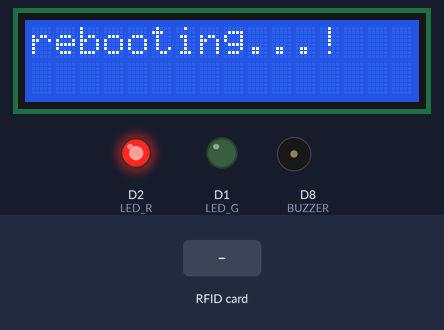
A sketch run on a simulated ESP8266 (NodeMCU). Shown: 16×2 character LCD, output pins drawn as LEDs (lit = HIGH), buzzer (waves = sounding). Inputs (shaded band) come from the test bench. What the sketch prints to the serial monitor is not drawn.

Above: at 1.3 s.
1.4 s: RFID card 5E 7A 19 C4 held to the reader
At 2.3 s:
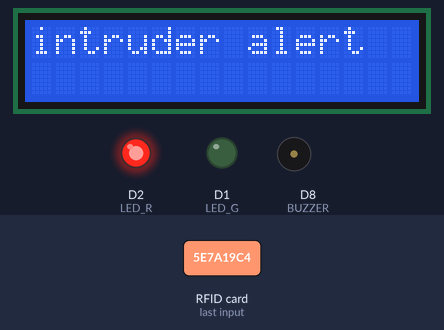
At 11.1 s:
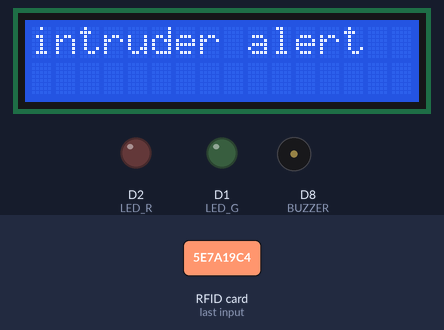
Timing chart, 0 to 12.0 s (numbered marks = the images above; inputs shaded):
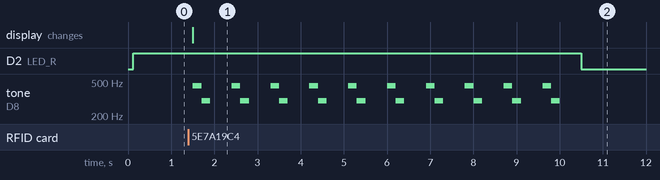

Measured:
- after the input at 1.4 s, D2 (LED_R): HIGH → LOW after 9.1 s; tone on D8 (BUZZER): silent → 450 Hz after 0.10 s, then repeats every 0.90 s: 300 Hz 0.20 s, silent 0.50 s, 450 Hz 0.20 s, until it stays silent from 10.0 s; the display: changes after 0.10 s (image 1)

The sketch:

code_for_rfid.ino
```cpp
//RFID home  By: subhang mokkarala
//RFID access v1 with lcd
//pinout RFID (MFRC-522)

//• 3.3v = 3.3v

//• RST = D3 / PIN20

//• GND = GND

//• IRQ = Not Used

//• MISO = D6 / PIN40

//• MOSI = D7 / PIN44

//• SCK = D5 / PIN36

//y• SDA = D4 / PIN24

//pinout lcd

//GND = (GND)

//VCC = Vin=. (5v to LCD)

//SDA = D4 of the NodeMCU.

//SCL = D3
#include <SPI.h>
#include <MFRC522.h>
#include <LiquidCrystal_I2C.h>

LiquidCrystal_I2C lcd(0x27,16,2);  // set the LCD address check in google please

#define SS_PIN D4
#define RST_PIN D3
#define LED_G D1 //define green LED pin
#define LED_R D2 //define red LED
#define RELAY D2 //relay pin
#define BUZZER D8 //buzzer pin
#define ACCESS_DELAY 2000
#define DENIED_DELAY 1000
MFRC522 mfrc522(SS_PIN, RST_PIN);   // Create MFRC522 instance.

void setup()
{lcd.init();
  lcd.clear();
  lcd.backlight();      // Make sure backlight is on
  Serial.begin(115200);   // Initiate a serial communication
  SPI.begin();          // Initiate  SPI bus
  mfrc522.PCD_Init();   // Initiate MFRC522
  pinMode(LED_G, OUTPUT);
  pinMode(LED_R, OUTPUT);
  pinMode(RELAY, OUTPUT);
  pinMode(BUZZER, OUTPUT);
  noTone(BUZZER);
  digitalWrite(RELAY, HIGH);
   lcd.begin(16, 2);
  // Print a message to the LCD.
  lcd.print("rebooting...!");
  Serial.println("Put your card to the reader...");
  Serial.println();

}
void loop()
{
  // Look for new cards
  if ( ! mfrc522.PICC_IsNewCardPresent())
  {
    return;
  }
  // Select one of the cards
  if ( ! mfrc522.PICC_ReadCardSerial())
  {
    return;
  }
  //Show UID on serial monitor
  Serial.print("UID tag :");
  String content= "";
  byte letter;
  for (byte i = 0; i < mfrc522.uid.size; i++)
  {
     Serial.print(mfrc522.uid.uidByte[i] < 0x10 ? " 0" : " ");
     Serial.print(mfrc522.uid.uidByte[i], HEX);
     content.concat(String(mfrc522.uid.uidByte[i] < 0x10 ? " 0" : " "));
     content.concat(String(mfrc522.uid.uidByte[i], HEX));
  }
  Serial.println();
  Serial.print("Message : ");
  content.toUpperCase();
  if (content.substring(1) == "A8 D8 55 27") //change here the UID of the card/cards that you want to give access
  {
    Serial.println("Authorized access");
    Serial.println();
    delay(500);
     // set up the LCD's number of columns and rows:
  lcd.begin(16, 2);
  lcd.clear();
  // Print a message to the LCD.
  lcd.print("welcome home!");
    digitalWrite(RELAY, LOW);
    digitalWrite(LED_G, HIGH);
    delay(ACCESS_DELAY);
    digitalWrite(RELAY, HIGH);
    digitalWrite(LED_G, LOW);
  }

 else   {
        // set up the LCD's number of columns and rows:
  lcd.begin(16, 2);
  lcd.clear();
  // Print a message to the LCD.
  lcd.print("intruder alert");
    Serial.println(" Access denied");
    digitalWrite(LED_R, HIGH);
    for(int i=0;i<10;i++)
    {
    tone(BUZZER, 450);
     delay(200);
    //delay(DENIED_DELAY);
    tone(BUZZER,300);
     delay(200);
   noTone(BUZZER);
    delay(500);
    }
    digitalWrite(LED_R, LOW);
    noTone(BUZZER);
  }
}
```
